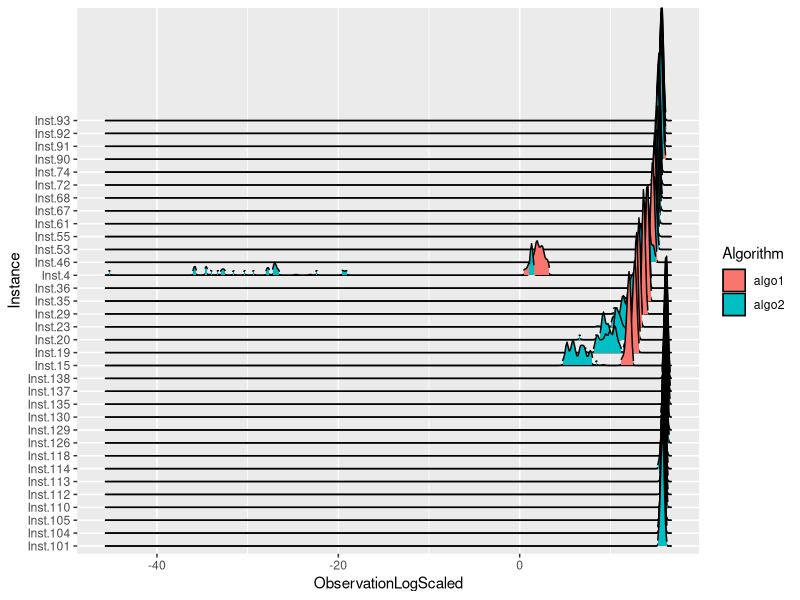
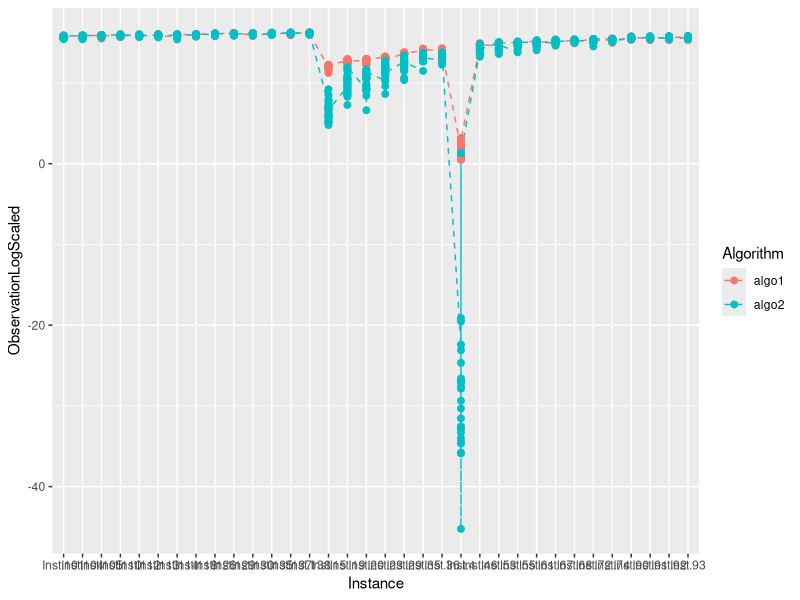

The R source for these figures, in order:
if (!require(ggplot2, quietly = TRUE)){
  install.packages("ggplot2")
}

if (!require(ggridges, quietly = TRUE)){
  install.packages("ggridges")
}

if (!require(dplyr, quietly = TRUE)){
  install.packages("dplyr")
}

# Analysis ----------------------------------------------------------------
data.experiment <- read.table('experiment_raw_results.txt')
data.experiment$ObservationLogScaled <- log(data.experiment$Observation)

data.maressa <- read.csv('rcbd.config.maressa.csv')
data.victor <- read.csv('rcbd.config.victor.csv')
data.gilmar <- read.csv('rcbd.config.gilmar.csv')

data.all.instances <- data.maressa %>% bind_rows(data.victor) %>% bind_rows(data.gilmar) %>% select(algorithm, replicate, instance, group, result)
write.csv(data.all.instances, 'data.all.instances.csv')

res.aov <- aov(result ~ algorithm + instance, data = data.all.instances)

#data.experiment.grouped <- data.experiment %>% group_by(Algorithm,Instance) %>% summarise(avg = mean(Observation))

ggplot(data.experiment, aes(x = ObservationLogScaled, y = Instance, fill = Algorithm)) + geom_density_ridges() +
  geom_density_ridges(scale = 10, size = 0.25, rel_min_height = 0.03)

#ggplot(data.experiment %>% filter(Algorithm == 'algo2'), aes(x = ObservationLogScaled,  fill = Instance)) +
#  geom_density() 

ggplot(data.experiment, aes(x = Instance, 
                            y = ObservationLogScaled, 
                            group = Algorithm, 
                            colour = Algorithm)) + geom_line(linetype=2) + geom_point(size=2)
